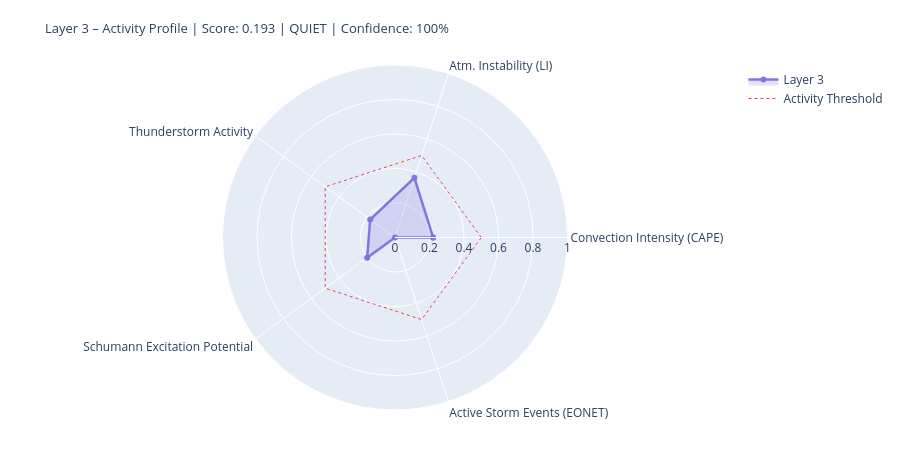

Notebook cell for this chart:
### Markdown cell above
---
## 4. State Assessment & Handoff to Layer 4/5

### Code cell
# ============================================================
# LAYER-3-SCORE
# Five dynamic components
# ============================================================

def norm(v, lo, hi):
    if v is None or (isinstance(v, float) and math.isnan(v)): return None
    return round(max(0.0, min(1.0, (v - lo) / (hi - lo))), 4)

# --- 1) Convection intensity (global CAPE mean) ---
cape_mean = df_atm['cape'].dropna().mean() if not df_atm.empty else None
conv_score = norm(cape_mean, 0, 3000)
conv_src   = 'primary' if cape_mean is not None else 'missing'

# --- 2) Atmospheric instability (LI mean) ---
li_mean   = df_atm['li'].dropna().mean() if not df_atm.empty else None
# Negative LI = unstable → higher score
instab_score = norm(-li_mean if li_mean is not None else None, -6, 6)
instab_src   = 'primary' if li_mean is not None else 'missing'

# --- 3) Thunderstorm activity (mean thunder score + WMO count) ---
thunder_mean = df_atm['thunder_score'].mean() if not df_atm.empty else None
n_thunder    = int(df_atm['thunderstorm'].sum()) if not df_atm.empty else 0
thunder_score_val = norm(
    (thunder_mean or 0) * 0.7 + n_thunder * 0.1, 0, 1.0
) if thunder_mean is not None else None
thunder_src = 'primary'

# --- 4) Schumann excitation potential (weighted Schumann contribution) ---
schumann_pot = df_atm['schumann_contribution'].mean() if not df_atm.empty else None
# Boosted by Layer-2 thunderstorm trigger
if schumann_pot is not None and l2_thunder:
    schumann_pot = min(1.0, schumann_pot * 1.2)
schumann_score = norm(schumann_pot, 0, 1.0) if schumann_pot is not None else None
schumann_src   = 'derived'

# --- 5) Storm activity (NASA EONET) ---
# Distinction: None = data not loaded, 0.0 = loaded but no events
storm_score = None
storm_src   = 'missing'
if raw.get('storms') is not None:          # API reached successfully
    storm_score = norm(len(storm_events), 0, 30) if storm_events else 0.0
    storm_src   = 'primary'

# X-Ray and Kp: context only, not in dynamic score
# (X-Ray = Layer-0/4 driver; Kp = geomagnetic index, not a lightning proxy)
xray_context = None
if raw.get('xray'):
    df_xc = pd.DataFrame(raw['xray'])
    fc = next((c for c in df_xc.columns
               if any(k in c.lower() for k in ['flux','long']) and 'time' not in c.lower()),
              df_xc.columns[1])
    df_xc[fc] = pd.to_numeric(df_xc[fc], errors='coerce')
    xray_last = df_xc[fc].dropna().iloc[-1] if not df_xc[fc].dropna().empty else None
    if xray_last:
        xray_class = ('X' if xray_last>=1e-4 else 'M' if xray_last>=1e-5
                      else 'C' if xray_last>=1e-6 else 'B')
        xray_context = {'flux': float(xray_last), 'class': xray_class}
        print(f'X-Ray context: {xray_class}-class ({xray_last:.2e} W/m²)')

# --- Aggregate ---
COMPONENTS = {
    'Convection Intensity (CAPE)':  {'score': conv_score,       'source': conv_src,    'dynamic': True},
    'Atm. Instability (LI)':         {'score': instab_score,     'source': instab_src,  'dynamic': True},
    'Thunderstorm Activity':              {'score': thunder_score_val, 'source': thunder_src, 'dynamic': True},
    'Schumann Excitation Potential':   {'score': schumann_score,   'source': schumann_src,'dynamic': True},
    'Active Storm Events (EONET)': {'score': storm_score,      'source': storm_src,   'dynamic': True},
}

available   = {k: v['score'] for k, v in COMPONENTS.items() if v['score'] is not None}
unavailable = [k for k, v in COMPONENTS.items() if v['score'] is None]
layer3_score = round(sum(available.values()) / len(available), 4) if available else None
confidence   = round(len(available) / len(COMPONENTS), 2)
level = ('unknown' if layer3_score is None
         else 'quiet'   if layer3_score < 0.3
         else 'moderate' if layer3_score < 0.6
         else 'active')
dominant_l3 = max(available, key=available.get) if available else 'none'

# --- Ausgabe ---
W = 68
print('=' * W)
print('LAYER 3 – ATMOSPHERE / WEATHER / THUNDERSTORMS – STATE ASSESSMENT')
print('=' * W)
for name, comp in COMPONENTS.items():
    s = comp['score']
    if s is not None:
        bar = '█' * int(s * 20) + '░' * (20 - int(s * 20))
        print(f'  {name:<36} {bar}  {s:.3f}  [{comp["source"]}]')
    else:
        print(f'  {name:<36} {"─" * 20}  n/a   [missing]')
print('-' * W)
print(f'  Score:        {layer3_score:.3f}  ({len(available)}/{len(COMPONENTS)} components)')
print(f'  Confidence:   {confidence:.0%}')
print(f'  Level:        {level.upper()}')
print(f'  Dominant:     {dominant_l3}')
print(f'  CAPE mean:    {cape_mean:.0f} J/kg' if cape_mean else '  CAPE mean:    n/a')
print(f'  LI mean:      {li_mean:.1f} K' if li_mean is not None else '  LI mean:      n/a')
print(f'  Thunderstorms:{n_thunder} points (WMO)  +  {len(storm_events)} NASA EONET')
print('=' * W)

# Radar
cats   = list(available.keys())
vals_r = list(available.values())
if len(cats) >= 3:
    fig = go.Figure()
    fig.add_trace(go.Scatterpolar(
        r=vals_r + [vals_r[0]], theta=cats + [cats[0]],
        fill='toself', fillcolor='rgba(127,119,221,0.22)',
        line=dict(color='#7F77DD', width=2.5), name='Layer 3'
    ))
    fig.add_trace(go.Scatterpolar(
        r=[0.5] * (len(cats)+1), theta=cats + [cats[0]],
        line=dict(color='#E24B4A', dash='dot', width=1),
        mode='lines', name='Activity Threshold'
    ))
    fig.update_layout(
        title=dict(
            text=f'Layer 3 – Activity Profile | Score: {layer3_score:.3f} | {level.upper()} | Confidence: {confidence:.0%}',
            font=dict(size=13)
        ),
        polar=dict(radialaxis=dict(visible=True, range=[0, 1])),
        height=450, showlegend=True,
        margin=dict(l=60, r=60, t=65, b=40)
    )
    fig.show()

### Figure 1 — Plotly figure (JSON) as saved in the notebook; plotly's stock layout.template omitted (floating-point values rounded to 4 significant figures)
{"data": [{"fill": "toself", "fillcolor": "rgba(127,119,221,0.22)", "line": {"color": "#7F77DD", "width": 2.5}, "name": "Layer 3", "r": [0.2211, 0.3639, 0.1778, 0.1995, 0.0, 0.2211], "theta": ["Convection Intensity (CAPE)", "Atm. Instability (LI)", "Thunderstorm Activity", "Schumann Excitation Potential", "Active Storm Events (EONET)", "Convection Intensity (CAPE)"], "type": "scatterpolar"}, {"line": {"color": "#E24B4A", "dash": "dot", "width": 1}, "mode": "lines", "name": "Activity Threshold", "r": [0.5, 0.5, 0.5, 0.5, 0.5, 0.5], "theta": ["Convection Intensity (CAPE)", "Atm. Instability (LI)", "Thunderstorm Activity", "Schumann Excitation Potential", "Active Storm Events (EONET)", "Convection Intensity (CAPE)"], "type": "scatterpolar"}], "layout": {"height": 450, "margin": {"b": 40, "l": 60, "r": 60, "t": 65}, "polar": {"radialaxis": {"range": [0, 1], "visible": true}}, "showlegend": true, "title": {"font": {"size": 13}, "text": "Layer 3 – Activity Profile | Score: 0.193 | QUIET | Confidence: 100%"}}}
